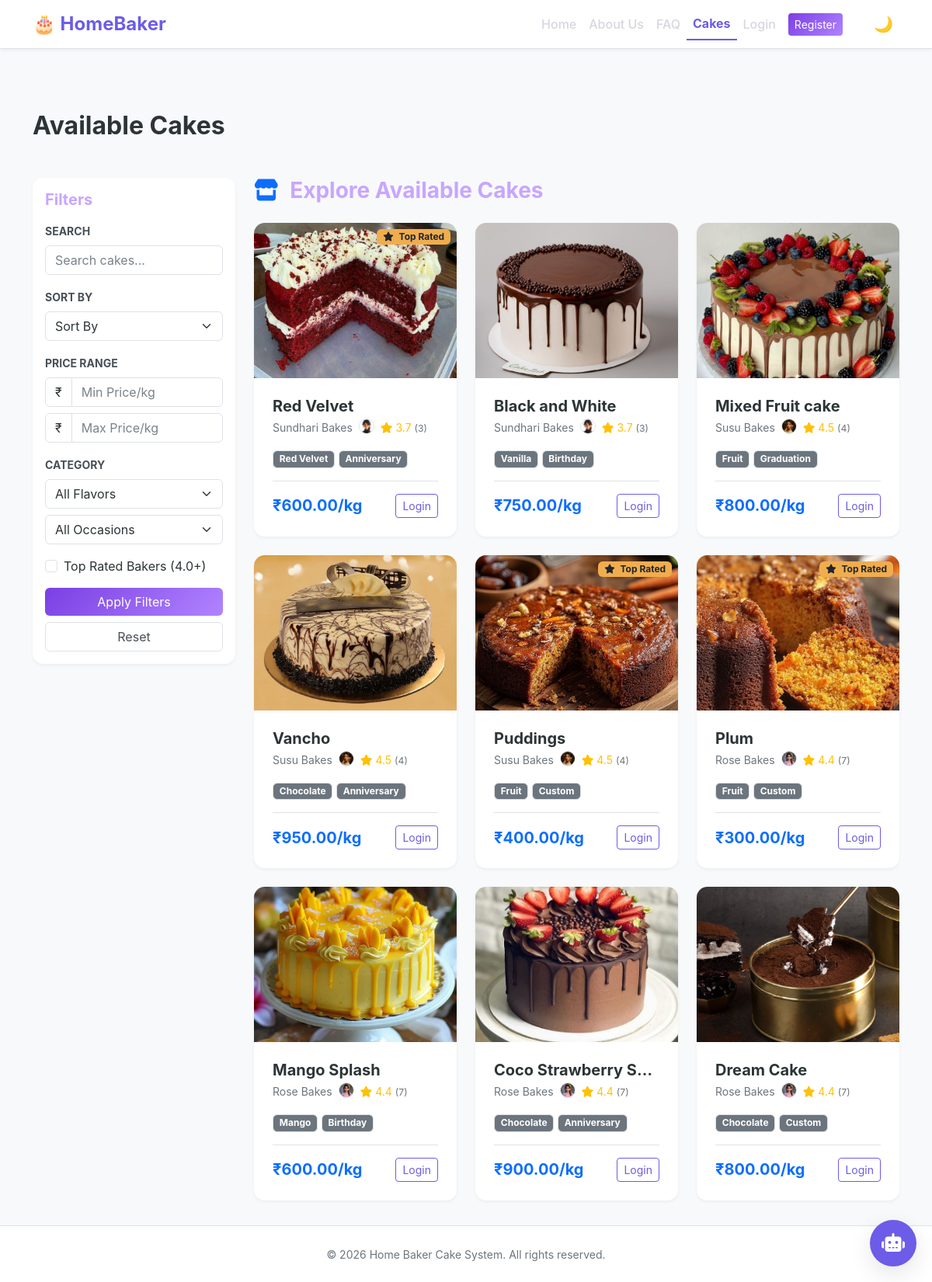
Screenshot of /cakes/ with the database file from the repository.
### main/models.py (models this page shows, shortened)
class Cake(models.Model):
    FLAVOR_CHOICES = [
        ('chocolate', 'Chocolate'),
        ('vanilla', 'Vanilla'),
        ('red_velvet', 'Red Velvet'),
        ('strawberry', 'Strawberry'),
        ('butterscotch', 'Butterscotch'),
        ('fruit', 'Fruit'),
        ('black_forest', 'Black Forest'),
        ('pineapple', 'Pineapple'),
        ('mango', 'Mango'),
    ]
    OCCASION_CHOICES = [
        ('birthday', 'Birthday'),
        ('wedding', 'Wedding'),
        ('anniversary', 'Anniversary'),
        ('graduation', 'Graduation'),
        ('custom', 'Custom'),
        ('festival', 'Festival'),
    ]
    name = models.CharField(max_length=200)
    flavor = models.CharField(max_length=50, choices=FLAVOR_CHOICES)
    occasion = models.CharField(max_length=50, choices=OCCASION_CHOICES)
    price = models.DecimalField(max_digits=10, decimal_places=2, validators=[MinValueValidator(0)])
    image = models.ImageField(upload_to='cakes/', blank=True, null=True)
    image_url = models.URLField(blank=True, null=True, help_text="External image URL if not uploading")
    description = models.TextField(blank=True)
    is_available = models.BooleanField(default=True)
    baker = models.ForeignKey(User, on_delete=models.SET_NULL, null=True, blank=True, related_name='cakes', help_text="Baker who created this cake")
    views_count = models.PositiveIntegerField(default=0)
    order_count = models.PositiveIntegerField(default=0)
    average_rating = models.DecimalField(max_digits=3, decimal_places=2, default=0.00)
    total_reviews = models.IntegerField(default=0)
    created_at = models.DateTimeField(auto_now_add=True)
    updated_at = models.DateTimeField(auto_now=True)
    def increment_views(self):
        self.views_count += 1
        self.save(update_fields=['views_count'])
    class Meta:
        ordering = ['-created_at']
        verbose_name = "Cake"
        verbose_name_plural = "Cakes"

class BakerProfile(models.Model):
    STATUS_CHOICES = [
        ('pending', 'Pending Approval'),
        ('approved', 'Approved'),
        ('rejected', 'Rejected'),
        ('suspended', 'Suspended'),
    ]
    user_profile = models.OneToOneField(UserProfile, on_delete=models.CASCADE, related_name='baker_profile')
    shop_name = models.CharField(max_length=200)
    address = models.TextField()
    city = models.CharField(max_length=100)
    pincode = models.CharField(max_length=10)
    license_number = models.CharField(max_length=50, blank=True, unique=True, db_index=True)
    fssai_certificate = models.ImageField(upload_to='baker_documents/', blank=True, null=True)
    status = models.CharField(max_length=20, choices=STATUS_CHOICES, default='pending')
    accepts_custom_orders = models.BooleanField(default=True, help_text="Accept custom cake orders")
    commission_rate = models.DecimalField(max_digits=5, decimal_places=2, default=10.00, help_text="Platform commission %")
    total_revenue = models.DecimalField(max_digits=12, decimal_places=2, default=0.00)
    total_profit = models.DecimalField(max_digits=12, decimal_places=2, default=0.00)
    average_rating = models.DecimalField(max_digits=3, decimal_places=2, default=0.00)
    total_reviews = models.IntegerField(default=0)
    created_at = models.DateTimeField(auto_now_add=True)
    updated_at = models.DateTimeField(auto_now=True)
    class Meta:
        verbose_name = "Baker Profile"
        verbose_name_plural = "Baker Profiles"

class UserProfile(models.Model):
    ROLE_CHOICES = [
        ('customer', 'Customer'),
        ('baker', 'Baker'),
        ('admin', 'Admin'),
        ('delivery_assistant', 'Delivery Assistant'),
    ]
    user = models.OneToOneField(User, on_delete=models.CASCADE, related_name='profile')
    phone_number = models.CharField(max_length=15, unique=True)
    role = models.CharField(max_length=20, choices=ROLE_CHOICES, default='customer')
    is_phone_verified = models.BooleanField(default=False)
    failed_login_attempts = models.IntegerField(default=0)
    account_locked_until = models.DateTimeField(null=True, blank=True)
    is_suspended = models.BooleanField(default=False)
    email_otp = models.CharField(max_length=6, null=True, blank=True)
    otp_expiry = models.DateTimeField(null=True, blank=True)
    created_at = models.DateTimeField(auto_now_add=True)
    updated_at = models.DateTimeField(auto_now=True)
    default_address = models.TextField(blank=True, help_text="Default delivery address")
    profile_picture = models.ImageField(upload_to='profile_pics/', blank=True, null=True)
    class Meta:
        verbose_name = "User Profile"
        verbose_name_plural = "User Profiles"

### main/views_customer.py (the view)
# urls.py: path('cakes/', cake_list, name='cakes'),
def cake_list(request):
    cakes = Cake.objects.filter(
        is_available=True,
        baker__profile__baker_profile__status='approved'
    )
    form = CakeSearchForm(request.GET)
    if form.is_valid():
        query = form.cleaned_data.get('query')
        flavor = form.cleaned_data.get('flavor')
        occasion = form.cleaned_data.get('occasion')
        min_price = form.cleaned_data.get('min_price')
        max_price = form.cleaned_data.get('max_price')
        if query:
            cakes = cakes.filter(
                Q(name__icontains=query) | Q(description__icontains=query)
            )
        if flavor:
            cakes = cakes.filter(flavor=flavor)
        if occasion:
            cakes = cakes.filter(occasion=occasion)
        if min_price:
            cakes = cakes.filter(price__gte=min_price)
        if max_price:
            cakes = cakes.filter(price__lte=max_price)
        top_rated = form.cleaned_data.get('top_rated')
        if top_rated:
            cakes = cakes.filter(baker__profile__baker_profile__average_rating__gte=4.0)
        sort_by = form.cleaned_data.get('sort_by')
        if sort_by == 'price_asc':
            cakes = cakes.order_by('price')
        elif sort_by == 'price_desc':
            cakes = cakes.order_by('-price')
        elif sort_by == 'rating':
            cakes = cakes.order_by('-average_rating')
        elif sort_by == 'newest':
            cakes = cakes.order_by('-created_at')
        else:
            cakes = cakes.order_by('-created_at')
    for cake in cakes:
        cake.increment_views()
    context = {
        'cakes': cakes,
        'form': form,
    }
    return render(request, 'cake_list.html', context)

### templates/cake_list.html (shortened to what this page needs)
{% extends 'base.html' %}
{% load static %}
{% block content %}
<div class="d-flex justify-content-between align-items-center mb-5">
    <h2 class="fw-bold mb-0" style="color: var(--text-primary);">Available Cakes</h2>
</div>
<div class="row">
    <div class="col-lg-3 mb-4">
        <div class="card border-0 shadow-sm p-3 sticky-top" style="top: 100px; z-index: 1000; max-height: calc(100vh - 120px); overflow-y: auto;">
            <h5 class="fw-bold mb-3">Filters</h5>
            <form method="GET">
                <div class="mb-3">
                    <label class="form-label small fw-bold text-uppercase text-secondary">Search</label>
                    {{ form.query }}
                </div>
                <div class="mb-3">
                    <label class="form-label small fw-bold text-uppercase text-secondary">Sort By</label>
                    {{ form.sort_by }}
                </div>
                <div class="mb-3">
                    <label class="form-label small fw-bold text-uppercase text-secondary">Price Range</label>
                    <div class="input-group mb-2">
                        <span class="input-group-text">₹</span>
                        {{ form.min_price }}
                    </div>
                    <div class="input-group">
                        <span class="input-group-text">₹</span>
                        {{ form.max_price }}
                    </div>
                </div>
                <div class="mb-3">
                    <label class="form-label small fw-bold text-uppercase text-secondary">Category</label>
                    {{ form.flavor }}
                    <div class="mt-2">
                        {{ form.occasion }}
                    </div>
                </div>
                <div class="mb-3 form-check">
                    {{ form.top_rated }}
                    <label class="form-check-label" for="{{ form.top_rated.id_for_label }}">
                        Top Rated Bakers (4.0+)
                    </label>
                </div>
                <button type="submit" class="btn btn-primary w-100 mb-2">Apply Filters</button>
                <a href="{% url 'cakes' %}" class="btn btn-outline-secondary w-100">Reset</a>
            </form>
        </div>
    </div>
    <div class="col-lg-9">
        <h3 id="cakes-section" class="fw-bold mb-4">
            <i class="fas fa-store me-2 text-primary"></i> Explore Available Cakes
        </h3>
        {% if cakes %}
        <div class="row g-4">
            {% for cake in cakes %}
            <div class="col-md-6 col-xl-4">
                <div class="card h-100 border-0 shadow-sm overflow-hidden transition-hover">
                    <div style="height: 200px; overflow: hidden; position: relative;">
                        {% if cake.image %}
                        <img src="{{ cake.image.url }}" class="card-img-top w-100 h-100" alt="{{ cake.name }}"
                            style="object-fit: cover;">
                        {% elif cake.image_url %}
                        <img src="{{ cake.image_url }}" class="card-img-top w-100 h-100" alt="{{ cake.name }}"
                            style="object-fit: cover;">
                        {% else %}
                        <img src="https://images.unsplash.com/photo-1578985545062-69928b1d9587?w=800"
                            class="card-img-top w-100 h-100" alt="{{ cake.name }}" style="object-fit: cover;">
                        {% endif %}
                        {% if cake.average_rating >= 4.0 %}
                        <span class="badge bg-warning text-dark position-absolute top-0 end-0 m-2 shadow-sm">
                            <i class="fas fa-star me-1"></i> Top Rated
                        </span>
                        {% endif %}
                    </div>
                    <div class="card-body d-flex flex-column p-4">
                        <h5 class="card-title fw-bold mb-1 text-truncate">{{ cake.name }}</h5>
                        <small class="text-muted mb-3 d-block">
                            <a href="{% url 'baker_public_profile' cake.baker.profile.baker_profile.id %}"
                                class="text-decoration-none text-muted transition-color">
                                {{ cake.baker.profile.baker_profile.shop_name|default:cake.baker.username }}
                                {% if cake.baker.profile.profile_picture %}
                                <img src="{{ cake.baker.profile.profile_picture.url }}" alt="{{ cake.baker.username }}"
                                    class="rounded-circle ms-1 border"
                                    style="width: 20px; height: 20px; object-fit: cover; vertical-align: text-bottom;">
                                {% else %}
                                <i class="fas fa-user-circle ms-1 text-secondary"></i>
                                {% endif %}
                            </a>
                            {% with bp=cake.baker.profile.baker_profile %}
                            <a href="{% url 'baker_reviews' bp.id %}"
                                class="text-decoration-none text-warning transition-color ms-1">
                                <i class="fas fa-star"></i> {{ bp.average_rating|floatformat:1 }}
                                <span class="text-muted small">({{ bp.total_reviews }})</span>
                            </a>
                            {% endwith %}
                        </small>
                        <div class="mb-3">
                            <span class="badge bg-secondary border">{{ cake.get_flavor_display }}</span>
                            <span class="badge bg-secondary border">{{ cake.get_occasion_display }}</span>
                        </div>
                        <div class="mt-auto pt-3 border-top d-flex justify-content-between align-items-center">
                            <span class="h5 fw-bold text-primary mb-0">₹{{ cake.price }}/kg</span>
                            {% if user.is_authenticated %}
                                {% if user.profile.role == 'customer' %}
                                <a href="{% url 'add_to_cart' cake.id %}" class="btn btn-sm btn-outline-primary">
                                    <i class="fas fa-cart-plus"></i> Add
                                </a>
                                {% endif %}
                            {% else %}
                            <a href="{% url 'login' %}" class="btn btn-sm btn-outline-primary">
                                Login
                            </a>
                            {% endif %}
                        </div>
                    </div>
                </div>
            </div>
            {% endfor %}
        </div>
        {% endif %}
    </div>
</div>
{% endblock %}

### rows the page displays
Cake: image (picture), average_rating "Top Rated", name "Red Velvet", baker.profile.baker_profile.shop_name "Sundhari Bakes", baker.profile.profile_picture (picture), baker.profile.baker_profile.average_rating "3.7", baker.profile.baker_profile.total_reviews "3", flavor "Red Velvet", occasion "Anniversary", price "600.00"
Cake: image (picture), name "Black and White", baker.profile.baker_profile.shop_name "Sundhari Bakes", baker.profile.profile_picture (picture), baker.profile.baker_profile.average_rating "3.7", baker.profile.baker_profile.total_reviews "3", flavor "Vanilla", occasion "Birthday", price "750.00"
Cake: image (picture), name "Mixed Fruit cake", baker.profile.baker_profile.shop_name "Susu Bakes", baker.profile.profile_picture (picture), baker.profile.baker_profile.average_rating "4.5", baker.profile.baker_profile.total_reviews "4", flavor "Fruit", occasion "Graduation", price "800.00"
Cake: image (picture), name "Vancho", baker.profile.baker_profile.shop_name "Susu Bakes", baker.profile.profile_picture (picture), baker.profile.baker_profile.average_rating "4.5", baker.profile.baker_profile.total_reviews "4", flavor "Chocolate", occasion "Anniversary", price "950.00"
Cake: image (picture), average_rating "Top Rated", name "Puddings", baker.profile.baker_profile.shop_name "Susu Bakes", baker.profile.profile_picture (picture), baker.profile.baker_profile.average_rating "4.5", baker.profile.baker_profile.total_reviews "4", flavor "Fruit", occasion "Custom", price "400.00"
Cake: image (picture), average_rating "Top Rated", name "Plum", baker.profile.baker_profile.shop_name "Rose Bakes", baker.profile.profile_picture (picture), baker.profile.baker_profile.average_rating "4.4", baker.profile.baker_profile.total_reviews "7", flavor "Fruit", occasion "Custom", price "300.00"
Cake: image (picture), name "Mango Splash", baker.profile.baker_profile.shop_name "Rose Bakes", baker.profile.profile_picture (picture), baker.profile.baker_profile.average_rating "4.4", baker.profile.baker_profile.total_reviews "7", flavor "Mango", occasion "Birthday", price "600.00"
Cake: image (picture), name "Coco Strawberry S…", baker.profile.baker_profile.shop_name "Rose Bakes", baker.profile.profile_picture (picture), baker.profile.baker_profile.average_rating "4.4", baker.profile.baker_profile.total_reviews "7", flavor "Chocolate", occasion "Anniversary", price "900.00"
Cake: image (picture), name "Dream Cake", baker.profile.baker_profile.shop_name "Rose Bakes", baker.profile.profile_picture (picture), baker.profile.baker_profile.average_rating "4.4", baker.profile.baker_profile.total_reviews "7", flavor "Chocolate", occasion "Custom", price "800.00"
